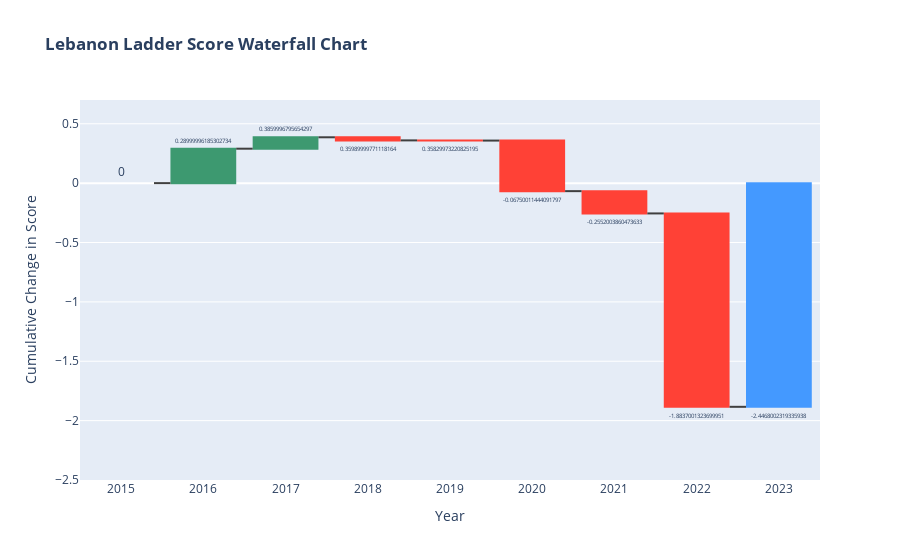

Notebook code cell kept with this figure:
### Code cell
fig = go.Figure(go.Waterfall(
    name="",
    orientation="v",
    measure=["relative", "relative", "relative", "relative", "relative", "relative", "relative", "relative", "total"],
    x=lebanon['Year'],
    text = lebanon['CumSum'],
    textposition="outside",
    y=lebanon['Cumulative Difference'],
    connector={"line": {"color": "rgb(63, 63, 63)"}},
))

fig.update_layout(
    title = '<b>Lebanon Ladder Score Waterfall Chart<b>',
    xaxis_title = 'Year',
    #yaxis_title = 'Cumulative Change in Score',
    yaxis = dict(title = 'Cumulative Change in Score',
                 range = [-2.5,0.7])
)

fig.show()

### Figure 1 — Plotly figure (JSON) as saved in the notebook; plotly's stock layout.template omitted (floating-point values rounded to 4 significant figures)
{"data": [{"connector": {"line": {"color": "rgb(63, 63, 63)"}}, "measure": ["relative", "relative", "relative", "relative", "relative", "relative", "relative", "relative", "total"], "name": "", "orientation": "v", "text": [0, 0.29, 0.386, 0.3599, 0.3583, -0.0675, -0.2552, -1.884, -2.447], "textposition": "outside", "type": "waterfall", "x": [2015, 2016, 2017, 2018, 2019, 2020, 2021, 2022, 2023], "y": [0, 0.29, 0.096, -0.0261, -0.0016, -0.4258, -0.1877, -1.628, -0.5631]}], "layout": {"title": {"text": "<b>Lebanon Ladder Score Waterfall Chart<b>"}, "xaxis": {"title": {"text": "Year"}}, "yaxis": {"range": [-2.5, 0.7], "title": {"text": "Cumulative Change in Score"}}}}
